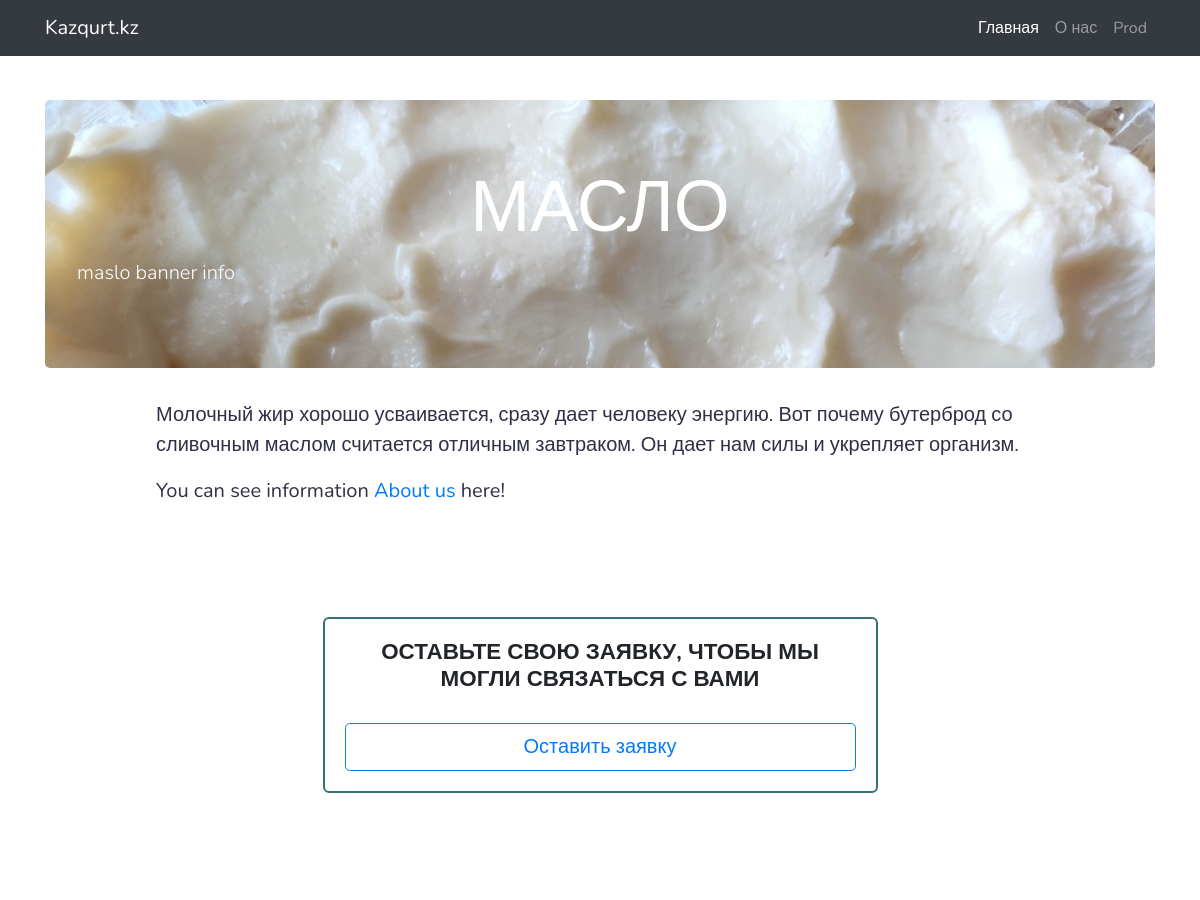
Page /pages/products.php?id=2 (upper part) on the earlier database version.
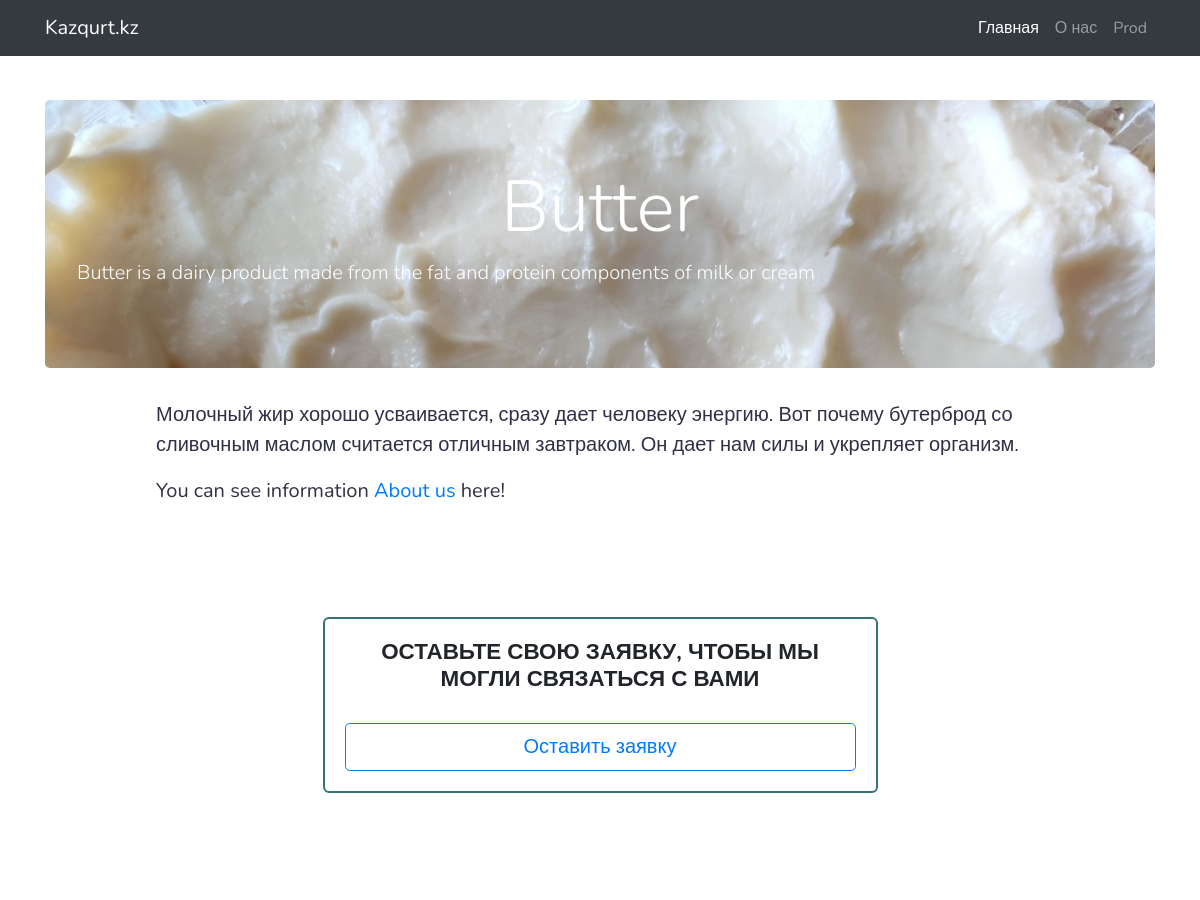
Same page on the later database version.
### tables this page shows
CREATE TABLE `products` (
    `id` int(11) NOT NULL,
    `title` varchar(100) NOT NULL,
    `cover` varchar(255) NOT NULL,
    `cover_info` varchar(255) NOT NULL,
    `banner` varchar(255) NOT NULL,
    `banner_info` varchar(255) NOT NULL,
    `product_info` varchar(255) NOT NULL,
    `gallery_title` varchar(100) NOT NULL
  );

### pages/products.php (the view, shortened to what this page needs)
<?php
require "../includes/config.php";
?>
<!DOCTYPE html>
<html>
<head>
	<link href="https://stackpath.bootstrapcdn.com/bootstrap/4.4.1/css/bootstrap.min.css" rel="stylesheet">
	<link rel="stylesheet" type="text/css" href="../css/style.css">
	<link rel="stylesheet" href="https://cdnjs.cloudflare.com/ajax/libs/baguettebox.js/1.10.0/baguetteBox.min.css" />
	<link rel="stylesheet" href="../css/compact-gallery.css">
</head>
<body>
	<?php include "../includes/navbar.php"; ?>
	<div class="container">
		<?php
		$products = mysqli_query($connection, "SELECT * FROM `products` WHERE `id` = " . (int) $_GET['id']);
		if (mysqli_num_rows($products) <= 0) { ?>
			<p>The page you requested was not found!</p>
		<?php
		} else {
			$prod = mysqli_fetch_assoc($products);
		?>
			<header class="jumbotron" id="qurt-jumb" style="background-image: url(../img/product-banners/<?php echo $prod['banner']; ?>);">
				<a href="#submit-button">
					<h1 class="display-3 text-center"><?php echo $prod['title']; ?></h1>
				</a>
				<p class="lead"><?php echo $prod['banner_info']; ?></p>
			</header>
			<div class="mb-4" id="anchor">
				<div class="cover_info1">
					<p>
						<?php
						echo $prod['cover_info'];
						?>
					</p>
					<p>
						You can see information <a href="../pages/about.php">About us</a> here!
					</p>
				</div>
				<div class="order-section">
					<h2 class="heading">Оставьте свою заявку, чтобы мы могли связаться с вами</h2>
					<form id="contact-form" name="contact-form" action="products.php?id=<?php echo $prod['id']; ?>#anchor" method="POST">
						<div class="text-center">
							<input type="submit" name="send" class="btn btn-outline-primary btn-lg btn-block" value="Оставить заявку"></input>
						</div>
					</form>
				</div>
			<?php
		}
			?>
			</div>
	</div>
	<?php include "../includes/footer.php"; ?>
</body>
</html>

Differences in the rows shown:
changed products: title "МАСЛО" → "Butter"; banner_info "maslo banner info" → "Butter is a dairy product made from the fat and protein components of milk or cream"
